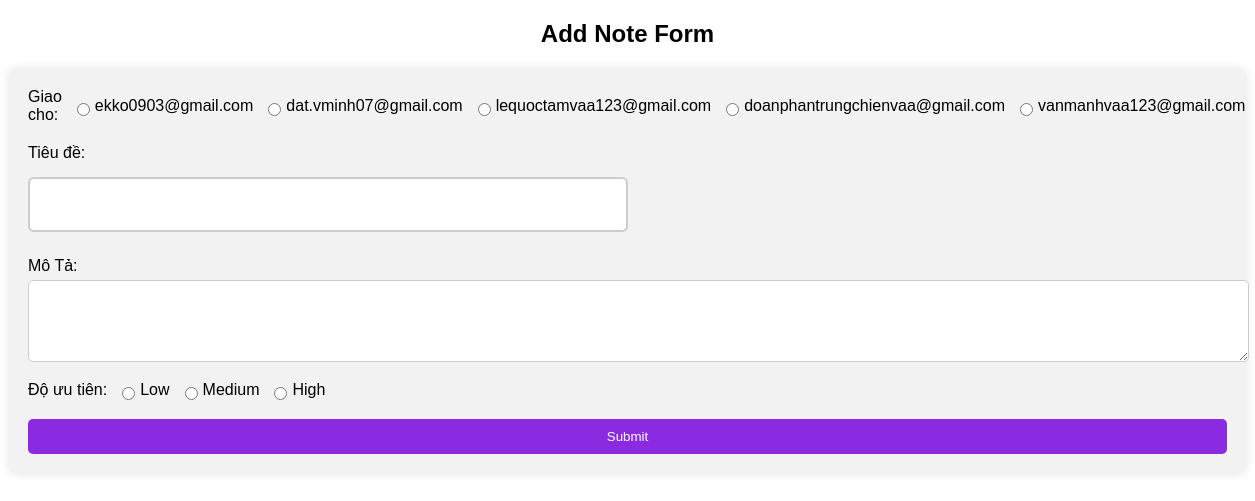
/DatVeMayBay/note-form.php (signed in), run on the app's committed database.
### tables this page shows
CREATE TABLE `user` (
  `ID_User` int(11) NOT NULL,
  `TaiKhoan` varchar(50) NOT NULL,
  `MatKhau` varchar(50) NOT NULL,
  `HoTen` varchar(100) NOT NULL,
  `Email` varchar(100) NOT NULL,
  `SoDienThoai` varchar(20) DEFAULT NULL,
  `DiaChi` text DEFAULT NULL,
  `NgaySinh` date DEFAULT NULL,
  `VaiTro` varchar(50) DEFAULT NULL
);

### DatVeMayBay/note-form.php (the view, shortened to what this page needs)
<?php
include ('db.php');
?>
<!DOCTYPE html>
<html>
<head>
    <link rel="stylesheet" href="stylehome1.css">
</head>
<body>
    <h2>Add Note Form</h2>
    <form action="add-note.php" method="post">
		<div class="user-options">
			<label>Giao cho:</label><br>
			<?php
			$query = "SELECT ID_User, Email FROM user WHERE VaiTro = 1";
			$result = mysqli_query($connect, $query);
			while ($row = mysqli_fetch_assoc($result)) {
				echo "<input type='radio' id='user" . $row['ID_User'] . "' name='userId' value='" . $row['ID_User'] . "'>";
				echo "<label for='user" . $row['ID_User'] . "'>" . $row['Email'] . "</label>";
			}
			?>
		</div>
		<div>
            <label for="tieuDe">Tiêu đề:</label>
             <input type="text" name="tieuDe" id="tieuDe" required>
        </div>
        <div>
            <label for="moTa">Mô Tả:</label>
            <textarea name="moTa" id="moTa" rows="4" cols="50" required></textarea>
        </div>
        <div class="priority-options">
            <label>Độ ưu tiên:</label><br>
            <input type="radio" id="lowPriority" name="mucDo" value="Low">
            <label for="lowPriority">Low</label>
            <input type="radio" id="mediumPriority" name="mucDo" value="Medium">
            <label for="mediumPriority">Medium</label>
            <input type="radio" id="highPriority" name="mucDo" value="High">
            <label for="highPriority">High</label>
        </div>
        <button type="submit" style="background-color: blueviolet;">Submit</button>
    </form>
</body>
</html>

### DatVeMayBay/stylehome1.css (style rules this page uses)
body { font-family: Arial, sans-serif; }
h2 { text-align: center; }
form { background-color: #f2f2f2; padding: 20px; border-radius: 10px; box-shadow: 0 0 10px rgba(0, 0, 0, 0.1); }
form div { margin-bottom: 15px; }
label { display: block; margin-bottom: 5px; }
.priority-options { display: flex; align-items: center; }
.priority-options label { margin-right: 10px; }
.priority-options input[type="radio"] { margin-right: 5px; }
.user-options { display: flex; align-items: center; margin-bottom: 10px; }
.user-options label { margin-right: 10px; }
.user-options input[type="radio"] { margin-right: 5px; }
select, textarea { width: 100%; padding: 10px; border: 1px solid #ccc; border-radius: 5px; }
button { padding: 10px 20px; background-color: #4CAF50; color: white; border: none; border-radius: 5px; cursor: pointer; }
button[type="submit"] { width: 100%; }

### DatVeMayBay/note-form.php (style rules this page uses)
#tieuDe { width: 100%; max-width: 600px; padding: 15px 25px; margin: 10px 0; box-sizing: border-box; border: 2px solid #ccc; border-radius: 6px; font-size: 18px; }

### data on the page
user: Email "ekko0903@gmail.com"
user: Email "dat.vminh07@gmail.com"
user: Email "lequoctamvaa123@gmail.com"
user: Email "doanphantrungchienvaa@gmail.com"
user: Email "vanmanhvaa123@gmail.com"
